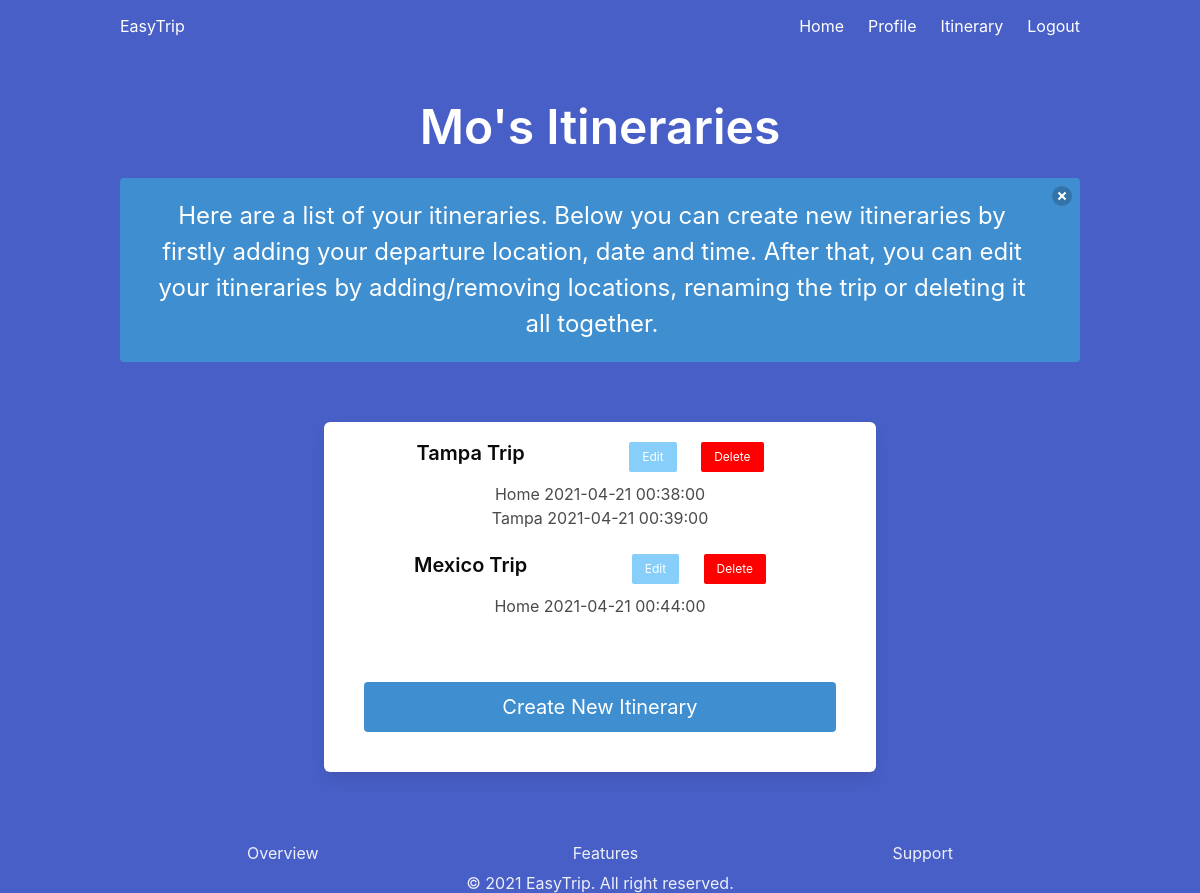
Screenshot of /itinerary (signed in) with the database file from the repository.
### models.py (models this page shows, shortened)
class User(UserMixin, db.Model):
    id = db.Column(db.Integer, primary_key=True) # primary keys are required by SQLAlchemy
    email = db.Column(db.String(100), unique=True)
    password = db.Column(db.String(100))
    name = db.Column(db.String(1000))
    itineraries = db.relationship('Itinerary', backref='owner_user', lazy=True)

class Itinerary(db.Model):
    id = db.Column(db.Integer, primary_key=True) # primary keys are required by SQLAlchemy
    user_id = db.Column(db.Integer, db.ForeignKey('user.id'))
    nickname = db.Column(db.String(1000))
    modified = db.Column(db.DateTime, nullable=False, default=datetime.now)
    locations = db.relationship('Location', backref='owner_itinerary', lazy='dynamic')

class Location(db.Model):
    id = db.Column(db.Integer, primary_key=True) # primary keys are required by SQLAlchemy
    nickname = db.Column(db.String(1000))
    itinerary_id = db.Column(db.Integer, db.ForeignKey('itinerary.id'))
    order = db.Column(db.Integer, autoincrement=True)
    address = db.Column(db.String(1000))
    city = db.Column(db.String(1000))
    state = db.Column(db.String(1000))
    zip = db.Column(db.Integer)
    country = db.Column(db.String(1000))
    departure_time = db.Column(db.DateTime)

### auth.py (the view)
@auth.route('/itinerary')
@login_required
def itinerary():
    itineraries = Itinerary.query.filter_by(user_id = current_user.id).all()
    return render_template('itinerary.html', itineraries=itineraries, name=current_user.name)

### app.py (called while the page is built)
def create_app():
    app = Flask(__name__)
    app.config['SECRET_KEY'] = 'easy-trip-key'
    app.config['SQLALCHEMY_DATABASE_URI'] = 'sqlite:///db.sqlite'
    db.init_app(app)
    login_manager = LoginManager()
    login_manager.login_view = 'auth.login'
    login_manager.init_app(app)
    from models import User
    from models import Itinerary
    @login_manager.user_loader
    def load_user(user_id):
        return User.query.get(int(user_id))
    from auth import auth as auth_blueprint
    app.register_blueprint(auth_blueprint)
    from main import main as main_blueprint
    app.register_blueprint(main_blueprint)
    return app

### templates/itinerary.html (shortened to what this page needs)
{% extends "base.html" %}
{% block content %}
<div class="container has-text-centered ">
  <h1 class="title is-1">
    {{ name }}'s Itineraries
  </h1>
  <div class="notification is-info is-size-4 ">
      <button class="delete"></button>
      Here are a list of your itineraries. Below you can create new itineraries
      by firstly adding your departure location, date and time. After that, you
      can edit your itineraries by adding/removing locations, renaming the trip
      or deleting it all together.
  </div>
</div>
<div class="column is-three-fifths is-offset-one-fifth">
  <div class="box">
      {% if itineraries %}
        {% for itinerary in itineraries %}
          <div style="display: block; margin-bottom: 10px;" class="itin_list_item">
            {% if itinerary.nickname == 'NULL' %}
            <h2 class="title has-text-black is-5" style="display: inline;">Itinerary {{itinerary.id}}</h2>
            {% else %}
            <h2 class="title has-text-black is-5" style="display: inline;">{{itinerary.nickname}}</h2>
            {% endif %}
            <a id="edit-button" class="button is-info is-small" href="{{ url_for('auth.edit_itinerary', itin_id=itinerary.id) }}">Edit</a>
            <form style="display: inline;" method="POST" action="{{ url_for('auth.delete_itinerary', itin_id=itinerary.id) }}">
              <button id="delete-button" class="button is-info is-small">Delete</button>
            </form>
          </div>
          {% if itinerary.locations.count() > 0 %}
            {% for location in itinerary.locations %}
              {% if location.nickname == 'NULL' %}
              <div style="display: block;" class="itin_list_item">
                <h2 class="is-5" style="display: inline;">{{location.address}}  {{location.city}}        {{location.departure_time}}</h2>
              </div>
              {% else %}
              <div style="display: block;" class="itin_list_item">
                <h2 class="is-5" style="display: inline;">{{location.nickname}}        {{location.departure_time}}</h2>
              </div>
              {% endif %}
            {% endfor %}
            {% else %}
            <div style="display: block;" class="itin_list_item">
              <h2 class="title is-5" style="display: inline;">Empty itinerary!</h2>
            </div>
          {% endif %}
        {% endfor %}
      {% else %}
        <h3 class="title is-4 has-text-black">No itineraries yet!</h3>
      {% endif %}
      <form method="POST" action="/start">
        <button style="margin-top: 20px;" class="button is-block is-info is-medium is-fullwidth">Create New Itinerary</button>
      </form>
  </div>
</div>
{% endblock %}

### templates/base.html (shortened to what this page needs)
<!DOCTYPE html>
<html>
<head>
    <link rel="stylesheet" href="https://cdnjs.cloudflare.com/ajax/libs/bulma/0.7.2/css/bulma.min.css" />
    <link rel="stylesheet" href="https://use.fontawesome.com/releases/v5.15.3/css/all.css">
</head>
<body>
    <section class="hero is-link is-fullheight">
        <div class="hero-head">
            <nav class="navbar">
                <div class="container">
                    <div class="navbar-brand">
                        <a href="{{ url_for('main.index') }}" class="navbar-item">
                          EasyTrip
                        </a>
                      </div>
                    <div id="navbarMenuHeroA" class="navbar-menu">
                        <div class="navbar-end">
                            <a href="{{ url_for('main.index') }}" class="navbar-item">
                                Home
                            </a>
                            {% if current_user.is_authenticated %}
                            <a href="{{ url_for('main.profile', id=current_user.id, username=current_user.name)}}" class="navbar-item">
                                Profile
                            </a>
                            {% endif %}
                            {% if current_user.is_authenticated %}
                            <a href="{{ url_for('auth.itinerary') }}" class="navbar-item">
                                Itinerary
                            </a>
                            <a href="{{ url_for('auth.logout') }}" class="navbar-item">
                                Logout
                            </a>
                            {% endif %}
                        </div>
                    </div>
                </div>
            </nav>
        </div>
        <div class="hero-body">
            <div class="container has-text-centered">
               {% block content %}
               {% endblock %}
            </div>
        </div>
        <div class="hero-foot is-link">
            <nav class="tabs is-boxed is-fullwidth">
              <div class="container">
                <ul>
                  <li><a>Overview</a></li>
                  <li><a>Features</a></li>
                  <li><a>Support</a></li>
              </div>
            </nav>
            </div>
                <p class="subtitle has-text-centered is-6">&copy; 2021 EasyTrip. All right reserved.</p>
    </section>
</body>
</html>

### templates/itinerary.html (style rules this page uses)
form { align-items: center; padding: 20px; }
#edit-button { background-color: lightskyblue; margin-left: 100px; color:white; }
#delete-button { background-color: red; color:white; }

### rows the page displays
User: name "Mo"
Itinerary: nickname "Tampa Trip"
Location: nickname "Home", departure_time "2021-04-21 00:38:00"
Location: nickname "Tampa", departure_time "2021-04-21 00:39:00"
Itinerary: nickname "Mexico Trip"
Location: nickname "Home", departure_time "2021-04-21 00:44:00"
